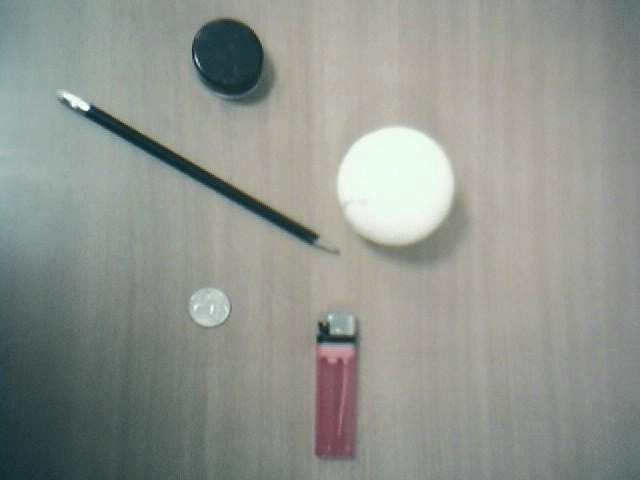
//> input picture stuff.jpg, 640 x 480 px
$ ./test_template_match   (built with g++ and OpenCV 4)
//> lines starting //> are read from the running program, lines starting //| are printed output that depends on the picture
#include "opencv2/imgcodecs.hpp"
#include "opencv2/highgui.hpp"
#include "opencv2/imgproc.hpp"
#include <iostream>
#include<opencv2/opencv.hpp>

struct TemplateMatchTestCase{
	std::string method;
	int dim1;
	int dim2;
	int width;
};
int main() {

  TemplateMatchTestCase beads_test_cases[39] = { {"cv2.TM_CCOEFF", 547, 1523, 200},
  {"cv2.TM_CCOEFF", 547, 1523, 200},  {"cv2.TM_CCOEFF", 36, 115, 200},  {"cv2.TM_CCOEFF", 186, 1200, 200},  {"cv2.TM_CCOEFF", 183, 1334, 200},
  {"cv2.TM_CCOEFF", 241, 1037, 100},  {"cv2.TM_CCOEFF", 516, 705, 300},  {"cv2.TM_CCOEFF_NORMED", 547, 1523, 200},  {"cv2.TM_CCOEFF_NORMED", 547, 1523, 200},
  {"cv2.TM_CCOEFF_NORMED", 36, 115, 200},  {"cv2.TM_CCOEFF_NORMED", 186, 1200, 200},  {"cv2.TM_CCOEFF_NORMED", 183, 1334, 200},  {"cv2.TM_CCOEFF_NORMED", 241, 1037, 100},
  {"cv2.TM_CCOEFF_NORMED", 516, 705, 300},  {"cv2.TM_CCORR", 547, 1523, 200},  {"cv2.TM_CCORR", 547, 1523, 200},  {"cv2.TM_CCORR", 186, 1200, 200},
  {"cv2.TM_CCORR", 516, 705, 300},  {"cv2.TM_CCORR_NORMED", 547, 1523, 200},  {"cv2.TM_CCORR_NORMED", 547, 1523, 200},  {"cv2.TM_CCORR_NORMED", 36, 115, 200},
  {"cv2.TM_CCORR_NORMED", 186, 1200, 200},  {"cv2.TM_CCORR_NORMED", 183, 1334, 200},  {"cv2.TM_CCORR_NORMED", 241, 1037, 100},  {"cv2.TM_CCORR_NORMED", 516, 705, 300},
  {"cv2.TM_SQDIFF", 547, 1523, 200},  {"cv2.TM_SQDIFF", 547, 1523, 200},  {"cv2.TM_SQDIFF", 36, 115, 200},  {"cv2.TM_SQDIFF", 186, 1200, 200},
  {"cv2.TM_SQDIFF", 183, 1334, 200},  {"cv2.TM_SQDIFF", 241, 1037, 100},  {"cv2.TM_SQDIFF", 516, 705, 300},  {"cv2.TM_SQDIFF_NORMED", 547, 1523, 200},
  {"cv2.TM_SQDIFF_NORMED", 547, 1523, 200},  {"cv2.TM_SQDIFF_NORMED", 36, 115, 200},  {"cv2.TM_SQDIFF_NORMED", 186, 1200, 200},  {"cv2.TM_SQDIFF_NORMED", 183, 1334, 200},
  {"cv2.TM_SQDIFF_NORMED", 241, 1037, 100},  {"cv2.TM_SQDIFF_NORMED", 516, 705, 300}};
  TemplateMatchTestCase stuff_test_cases[49] = { {"cv2.TM_CCOEFF", 270, 244, 200},
  {"cv2.TM_CCOEFF", 228, 156, 200},  {"cv2.TM_CCOEFF", 64, 45, 200},  {"cv2.TM_CCOEFF", 39, 158, 200},  {"cv2.TM_CCOEFF", 252, 169, 200},
  {"cv2.TM_CCOEFF", 29, 412, 200},  {"cv2.TM_CCOEFF", 139, 54, 200},  {"cv2.TM_CCOEFF", 146, 247, 200},  {"cv2.TM_CCOEFF", 187, 236, 125},
  {"cv2.TM_CCOEFF_NORMED", 270, 244, 200},  {"cv2.TM_CCOEFF_NORMED", 228, 156, 200},  {"cv2.TM_CCOEFF_NORMED", 64, 45, 200},  {"cv2.TM_CCOEFF_NORMED", 39, 158, 200},
  {"cv2.TM_CCOEFF_NORMED", 252, 169, 200},  {"cv2.TM_CCOEFF_NORMED", 29, 412, 200},  {"cv2.TM_CCOEFF_NORMED", 139, 54, 200},  {"cv2.TM_CCOEFF_NORMED", 146, 247, 200},
  {"cv2.TM_CCOEFF_NORMED", 187, 236, 125},  {"cv2.TM_CCOEFF_NORMED", 15, 23, 140},  {"cv2.TM_CCORR_NORMED", 270, 244, 200},  {"cv2.TM_CCORR_NORMED", 228, 156, 200},
  {"cv2.TM_CCORR_NORMED", 64, 45, 200},  {"cv2.TM_CCORR_NORMED", 39, 158, 200},  {"cv2.TM_CCORR_NORMED", 252, 169, 200},  {"cv2.TM_CCORR_NORMED", 29, 412, 200},
  {"cv2.TM_CCORR_NORMED", 139, 54, 200},  {"cv2.TM_CCORR_NORMED", 146, 247, 200},  {"cv2.TM_CCORR_NORMED", 187, 236, 125},  {"cv2.TM_CCORR_NORMED", 15, 23, 140},
  {"cv2.TM_SQDIFF", 270, 244, 200},  {"cv2.TM_SQDIFF", 228, 156, 200},  {"cv2.TM_SQDIFF", 64, 45, 200},  {"cv2.TM_SQDIFF", 39, 158, 200},
  {"cv2.TM_SQDIFF", 252, 169, 200},  {"cv2.TM_SQDIFF", 29, 412, 200},  {"cv2.TM_SQDIFF", 139, 54, 200},  {"cv2.TM_SQDIFF", 146, 247, 200},
  {"cv2.TM_SQDIFF", 187, 236, 125},  {"cv2.TM_SQDIFF", 15, 23, 140},  {"cv2.TM_SQDIFF_NORMED", 270, 244, 200},  {"cv2.TM_SQDIFF_NORMED", 228, 156, 200},
  {"cv2.TM_SQDIFF_NORMED", 64, 45, 200},  {"cv2.TM_SQDIFF_NORMED", 39, 158, 200},  {"cv2.TM_SQDIFF_NORMED", 252, 169, 200},  {"cv2.TM_SQDIFF_NORMED", 29, 412, 200},
  {"cv2.TM_SQDIFF_NORMED", 139, 54, 200},  {"cv2.TM_SQDIFF_NORMED", 146, 247, 200},  {"cv2.TM_SQDIFF_NORMED", 187, 236, 125},  {"cv2.TM_SQDIFF_NORMED", 15, 23, 140}
  };

  std::cout << "running test_template_match.cpp"<< std::endl;
  std::cout <<"test case method "<<stuff_test_cases[0].method<< " dim1 " <<stuff_test_cases[0].dim1 << " dim2 " <<stuff_test_cases[0].dim2 << " width " << stuff_test_cases[0].width<<std::endl;

  int method_int;
  cv::Mat image; cv::Mat templt; cv::Mat res;
  image = cv::imread("stuff.jpg", cv::IMREAD_GRAYSCALE);
//> image: 480 rows x 640 cols, CV_8UC1; min 28, max 252, mean 146.7
  if(! image.data ) {
      std::cout <<  "Could not open or find the image" << std::endl ;
      return -1;
  }

  int i = 0;
  cv::Rect crop_region(stuff_test_cases[i].dim1, stuff_test_cases[i].dim2,stuff_test_cases[i].width, stuff_test_cases[i].width);
  templt =image(crop_region);
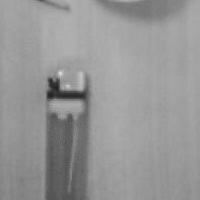
//> templt: 200 rows x 200 cols, CV_8UC1; min 33, max 224, mean 150.2

  int result_cols = image.cols - templt.cols + 1;
//> result_cols = 441
  int result_rows = image.rows - templt.rows + 1;
//> result_rows = 281
  res.create( result_rows, result_cols, CV_32FC1 );

  //"switch" for defining the method as an int
  if(stuff_test_cases[i].method.compare("cv2.TM_CCOEFF")){
    method_int=cv::TM_CCOEFF;
  }else if(stuff_test_cases[i].method.compare("cv2.TM_CCOEFF_NORMED")){
    method_int=cv::TM_CCOEFF_NORMED;
  }else if(stuff_test_cases[i].method.compare("cv2.TM_CCORR")){
    method_int=cv::TM_CCORR;
  }else if(stuff_test_cases[i].method.compare("cv2.TM_CCORR_NORMED")){
    method_int=cv::TM_CCORR_NORMED;
  }else if(stuff_test_cases[i].method.compare("cv2.TM_SQDIFF")){
    method_int=cv::TM_SQDIFF;
  }else if(stuff_test_cases[i].method.compare("cv2.TM_SQDIFF_NORMED")){
    method_int=cv::TM_SQDIFF_NORMED;
  }

  matchTemplate( image, templt, res, method_int);
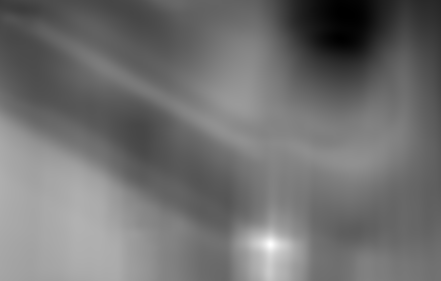
//> res: 281 rows x 441 cols, CV_32FC1; min -0.569, max 1, mean 0.124; drawn with min black and max white

  /* cv::normalize( res, res, 0, 1, cv::NORM_MINMAX, -1, cv::Mat() );
  double minVal; double maxVal; cv::Point minLoc; cv::Point maxLoc;
  cv::Point matchLoc;
  cv::minMaxLoc( res, &minVal, &maxVal, &minLoc, &maxLoc, cv::Mat() );
  if( method_int  == cv::TM_SQDIFF || method_int == cv::TM_SQDIFF_NORMED )
    { matchLoc = minLoc; }
  else
    { matchLoc = maxLoc; }

  return 0;*/
}
